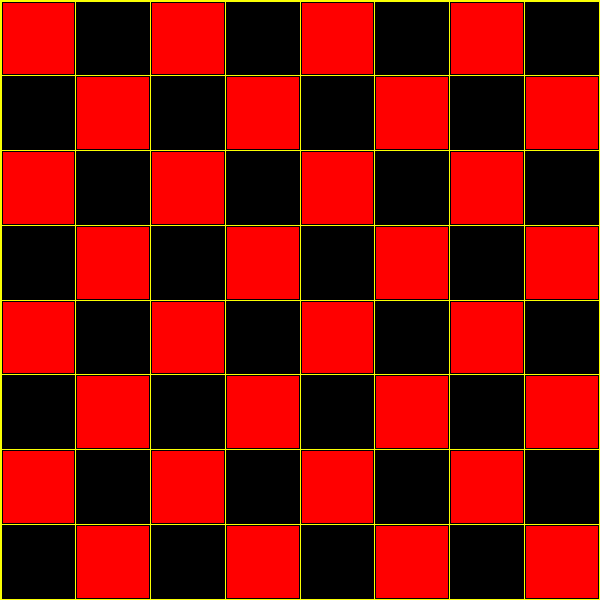
Frame 1 (no input)
Frame 60 (the mouse pressed at the canvas centre just before this capture): identical to frame 1, image omitted
Frame 120 (the mouse held since frame 60 and released just before this capture): identical to frame 1, image omitted

The Processing sketch that drew this single still picture (run headless with seeded random() and noise(); from frame 60 on, the mouse is pressed at the canvas centre):

// Processing sketch: Question_2
// ── Question_2.pde
// determine your board size! number of squares variable
int numSquares = 8;

// x and y coordinate variables
float rectX;
float rectY;

void setup()
{
  size(600, 600);
  background(250,255,3);
  rectMode(CENTER);

}

void draw()
{
  
  float spaceBetween = 2; // border between squares
  float rectWidth = (width - (numSquares + 1)*(spaceBetween))/numSquares;
  float rectHeight = (height - (numSquares + 1)*(spaceBetween))/numSquares;
  
  int squareRowNum = 0;
  while (squareRowNum < numSquares)
  {
    int squareColNum = 0;
    while(squareColNum < numSquares)
    {
      float rectX = spaceBetween*(squareColNum + 1) + (rectWidth/2) + rectWidth*(squareColNum);
      float rectY = spaceBetween*(squareRowNum + 1) + (rectHeight/2) + rectHeight*(squareRowNum);
      
      if((squareRowNum + squareColNum) % 2 == 0) // determining alternating colours
      {
        fill(255, 0, 0); // color - red
      } else { 
          fill(0); // color - black
      }
      
      rect(rectX, rectY, rectWidth, rectHeight);
            
      squareColNum++;
    
    }
    
    squareRowNum++;
  
  }
  
}
